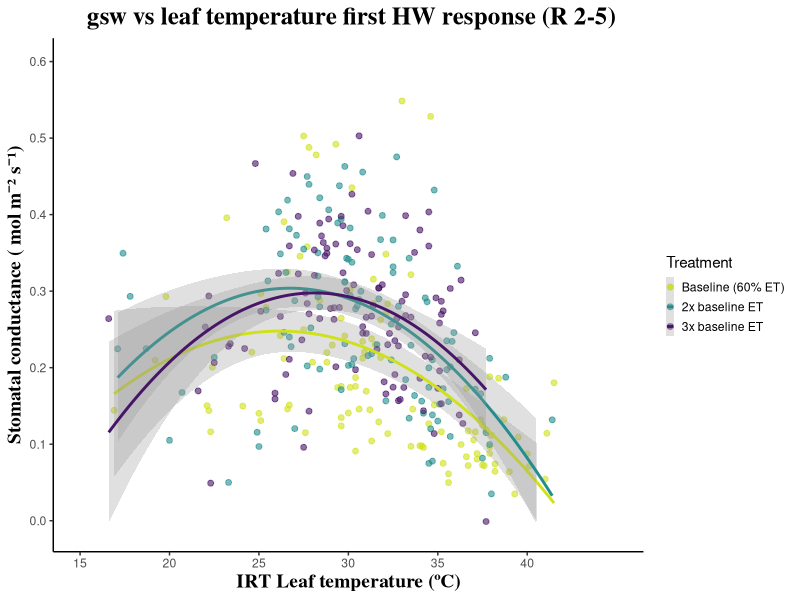
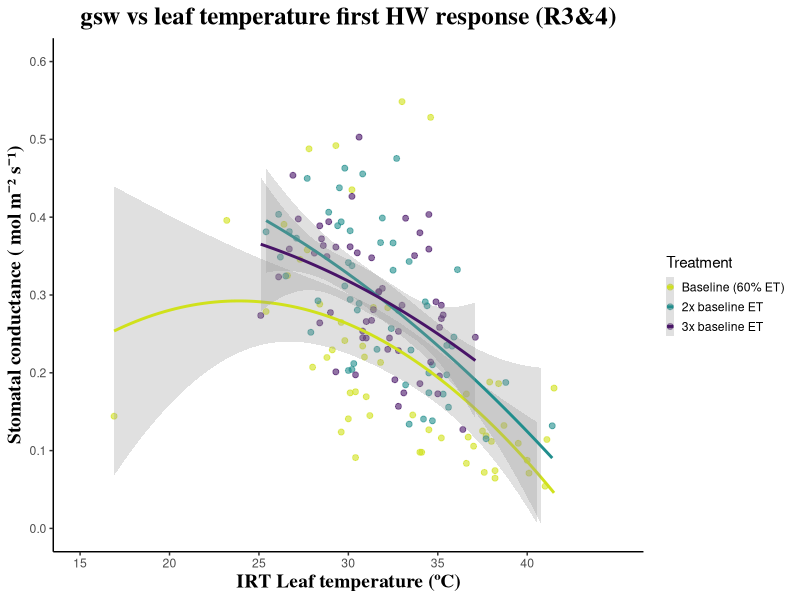
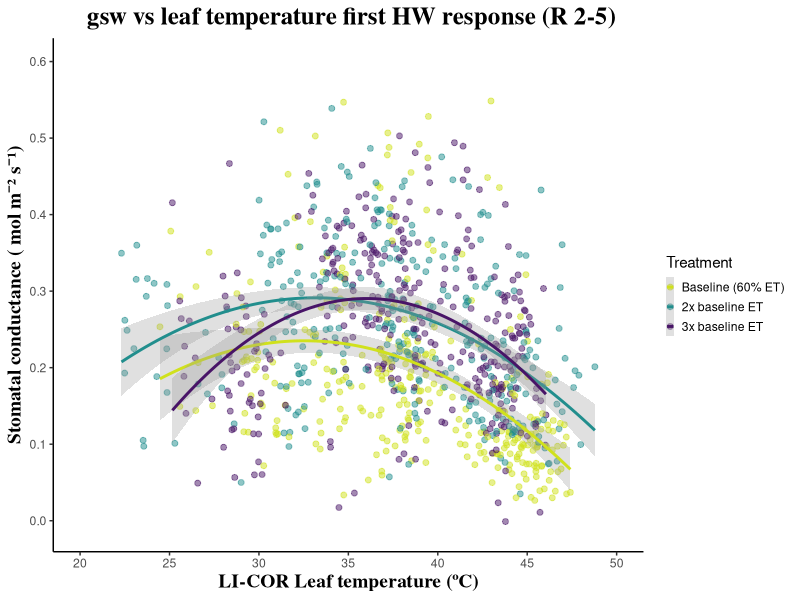
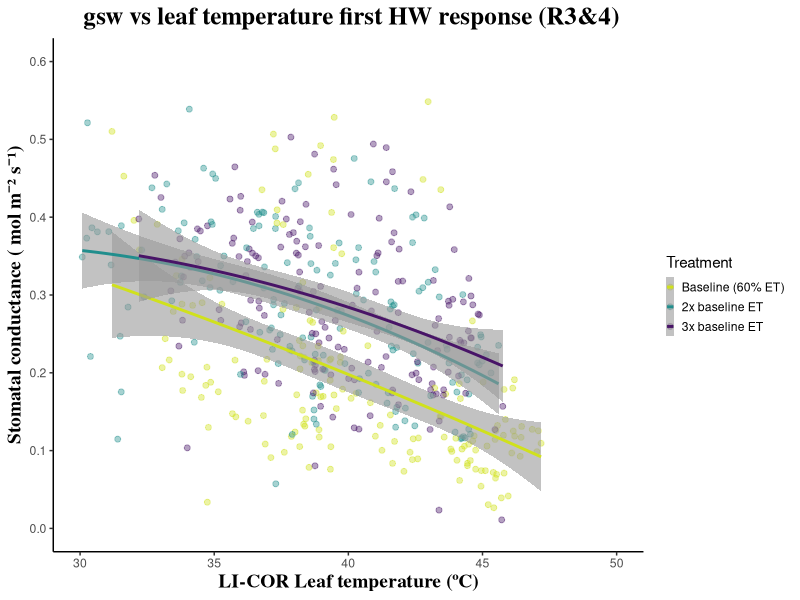

Generate these figures, in order, with R: (Note: this script raises an error after producing the figures.)
library(grDevices)
library(tidyverse)
library(lubridate)
library(ggplot2)

diurnals_borden_hills_2019 <-read.csv("data_output/diurnals_2019_old_and_new_blocks_cleaned_no_NAs.csv", header = TRUE)

diurnals_borden_hills_2019$round<-format(diurnals_borden_hills_2019$round)
diurnals_borden_hills_2019$round<-as.numeric(as.factor(diurnals_borden_hills_2019$round))

str(diurnals_borden_hills_2019$round)


str(diurnals_borden_hills_2019)

diurnals_2019_gsw_vs_leafT <- diurnals_borden_hills_2019 %>%
  mutate(time = hhmmss) %>%
  select(-hhmmss) %>%
  filter(!is.na(time)) %>%
  filter(!is.na(leaf_temp_C)) %>%
  filter(!leaf_temp_C == "-")


diurnals_2019_gsw_vs_leafT$time<- format(strptime(diurnals_2019_gsw_vs_leafT$time,"%H:%M:%S"), format = "%H:%M", tz = "UTC")

str(diurnals_2019_gsw_vs_leafT$time)



diurnals_2019_gsw_vs_leafT$datetime <- paste(diurnals_2019_gsw_vs_leafT$date, " ", diurnals_2019_gsw_vs_leafT$time, sep = "")

glimpse(diurnals_2019_gsw_vs_leafT) 

diurnals_2019_gsw_vs_leafT$datetime <- mdy_hm(diurnals_2019_gsw_vs_leafT$datetime, tz = "UTC")

str(diurnals_2019_gsw_vs_leafT)

tz(diurnals_2019_gsw_vs_leafT$datetime)

tz(diurnals_2019_gsw_vs_leafT$time)

diurnals_2019_gsw_vs_leafT$leaf_temp_C <- format(diurnals_2019_gsw_vs_leafT $leaf_temp_C)
diurnals_2019_gsw_vs_leafT$leaf_temp_C<-as.numeric(diurnals_2019_gsw_vs_leafT$leaf_temp_C)

str(diurnals_2019_gsw_vs_leafT$datetime)

str(diurnals_2019_gsw_vs_leafT$leaf_temp_C)


####Plotting  gsw vs IRT leaf T FISRT HW round 2-5 ####

diurnals_2019_gsw_vs_leafT_first_HW<- diurnals_2019_gsw_vs_leafT %>%
  filter(!is.na(leaf_temp_C)) %>%
  select(datetime, day, leaf_temp_C, gsw, pixel_number, round, treatment, Rep, BH_Leaf, BH_Block, BH_Vine) %>%
  filter(day < 215) %>%
  filter(day > 205)

write.csv(diurnals_2019_gsw_vs_leafT_first_HW,"data_output/diurnals_2019_gsw_vs_leafT_first_HW")

str(diurnals_2019_gsw_vs_leafT_first_HW$leaf_temp_C)

se <- function(x) sqrt(var(x)/length(x))


diurnals_2019_gsw_vs_leafT_first_HW$treatment<-format(diurnals_2019_gsw_vs_leafT_first_HW$treatment)
as.character(diurnals_2019_gsw_vs_leafT_first_HW$treatment)

diurnals_2019_gsw_vs_leafT_first_HW$treatment<- reorder(diurnals_2019_gsw_vs_leafT_first_HW$treatment, diurnals_2019_gsw_vs_leafT_first_HW$leaf_temp_C)

str(diurnals_2019_gsw_vs_leafT_first_HW$treatment)

diurnals_2019_gsw_vs_leafT_first_HW$Rep<-format(diurnals_2019_gsw_vs_leafT_first_HW$Rep)
as.character(diurnals_2019_gsw_vs_leafT_first_HW$Rep)

str(diurnals_2019_gsw_vs_leafT_first_HW$treatment)
diurnals_2019_gsw_vs_leafT_first_HW$treatment<-format(diurnals_2019_gsw_vs_leafT_first_HW$treatment)
as.character(diurnals_2019_gsw_vs_leafT_first_HW$treatment)

## Plot first HW RESPONSE
gsw_vs_leafT_IRT_first_HW <-ggplot(diurnals_2019_gsw_vs_leafT_first_HW, aes(leaf_temp_C, gsw, group = treatment, color = treatment)) +
  geom_point(alpha =0.6, size = 1.7 ) + 
  stat_smooth(aes(y = gsw, group = treatment, color = treatment),method = "lm", formula = y ~ x + I(x^2), size = 1, alpha =0.3) +
  theme_classic() +
  scale_colour_viridis_d(direction = -1, begin = 0.05, end = 0.93, name = "Treatment", labels = c("Baseline (60% ET)", "2x baseline ET", "3x baseline ET"))+
  ylab ("Stomatal conductance ( mol m⁻² s⁻¹)") +
  ggtitle( " gsw vs leaf temperature first HW response (R 2-5)") +
  theme(plot.title = element_text(hjust = 0.5, size = 18, face = "bold", family = "serif")) +
  xlab("IRT Leaf temperature (ºC)") +
  theme(axis.title.y = element_text(size=14, face = "bold", family = "serif")) +
  theme(axis.title.x = element_text(size=14,face = "bold", family = "serif")) +
  theme(legend.key.size = unit (0.5, "cm")) +
  theme(legend.key.width = unit(0.2,"cm"))+
  theme(legend.justification = "center")+
  theme(legend.position = "right") +
  theme(legend.title.align = 0)+
  scale_x_continuous(breaks=seq(15,40,5), limits = c (15,45)) +
  scale_y_continuous(breaks=seq(0,0.6,0.1), limits = c (-0.01,0.6))

ggsave(gsw_vs_leafT_IRT_first_HW, filename = "figures/gsw_vs_leafT_IRT_first_HW.pdf", device = cairo_pdf, 
       width = 8, height = 6)
####Plotting  A vs IRT leaf T FISRT HW round 3-4 ####

diurnals_2019_gsw_vs_leafT_first_HW_R_3_4<- diurnals_2019_gsw_vs_leafT %>%
  filter(!is.na(leaf_temp_C)) %>%
  select(datetime, day, leaf_temp_C, gsw, pixel_number, round, treatment, Rep, BH_Leaf, BH_Block, BH_Vine) %>%
  filter(day < 215) %>%
  filter(day > 205) %>%
  filter(round > 2 ) %>%
  filter(round < 5)


str(diurnals_2019_gsw_vs_leafT_first_HW_R_3_4$leaf_temp_C)

diurnals_2019_gsw_vs_leafT_first_HW_R_3_4$treatment<-format(diurnals_2019_gsw_vs_leafT_first_HW_R_3_4$treatment)
as.character(diurnals_2019_gsw_vs_leafT_first_HW_R_3_4$treatment)

diurnals_2019_gsw_vs_leafT_first_HW_R_3_4$treatment<- reorder(diurnals_2019_gsw_vs_leafT_first_HW_R_3_4$treatment, diurnals_2019_gsw_vs_leafT_first_HW_R_3_4$leaf_temp_C)

str(diurnals_2019_gsw_vs_leafT_first_HW_R_3_4$treatment)

diurnals_2019_gsw_vs_leafT_first_HW_R_3_4$Rep<-format(diurnals_2019_gsw_vs_leafT_first_HW_R_3_4$Rep)
as.character(diurnals_2019_gsw_vs_leafT_first_HW_R_3_4$Rep)

str(diurnals_2019_gsw_vs_leafT_first_HW_R_3_4$treatment)


diurnals_2019_gsw_vs_leafT_first_HW_R_3_4$treatment<-format(diurnals_2019_gsw_vs_leafT_first_HW_R_3_4$treatment)
as.character(diurnals_2019_gsw_vs_leafT_first_HW_R_3_4$treatment)


## Plot first HW RESPONSE
gsw_vs_leafT_IRT_first_HW_r_3_4 <-ggplot(diurnals_2019_gsw_vs_leafT_first_HW_R_3_4, aes(leaf_temp_C, gsw, group = treatment, color = treatment)) +
  geom_point(alpha =0.6, size = 1.7 ) + 
  stat_smooth(aes(y = gsw, group = treatment, color = treatment),method = "lm", formula = y ~ x + I(x^2), size = 1, alpha =0.3) +
  theme_classic() +
  scale_colour_viridis_d(direction = -1, begin = 0.05, end = 0.93, name = "Treatment", labels = c("Baseline (60% ET)", "2x baseline ET", "3x baseline ET"))+
  ylab ("Stomatal conductance ( mol m⁻² s⁻¹)") +
  ggtitle("gsw vs leaf temperature first HW response (R3&4)") +
  theme(plot.title = element_text(hjust = 0.5, size = 18, face = "bold", family = "serif")) +
  xlab("IRT Leaf temperature (ºC)") +
  theme(axis.title.y = element_text(size=14, face = "bold", family = "serif")) +
  theme(axis.title.x = element_text(size=14,face = "bold", family = "serif")) +
  theme(legend.key.size = unit (0.5, "cm")) +
  theme(legend.key.width = unit(0.2,"cm"))+
  theme(legend.justification = "center")+
  theme(legend.position = "right") +
  theme(legend.title.align = 0)+
  scale_x_continuous(breaks=seq(15,40,5), limits = c (15,45)) +
  scale_y_continuous(breaks=seq(0,0.6,0.1), limits = c (0,0.6))

ggsave(gsw_vs_leafT_IRT_first_HW_r_3_4, filename = "figures/gsw_vs_leafT_IRT_first_HW_r_3_4.pdf", device = cairo_pdf, 
       width = 8, height = 6)

####Plotting  A vs LICOR leaf T FISRT HW round 2-5 ####

diurnals_2019_gsw_vs_leafT_licor_first_HW_r_2_5<- diurnals_borden_hills_2019 %>%
  filter(!is.na(Tleaf)) %>%
  select( day, Tleaf, gsw, pixel_number, round, treatment, Rep, BH_Leaf, BH_Block, BH_Vine) %>%
  filter(day < 215) %>%
  filter(day > 205) %>%
  filter(round > 1)

str(diurnals_2019_gsw_vs_leafT_licor_first_HW_r_2_5$Tleaf)


diurnals_2019_gsw_vs_leafT_licor_first_HW_r_2_5$treatment<-format(diurnals_2019_gsw_vs_leafT_licor_first_HW_r_2_5$treatment)
as.character(diurnals_2019_gsw_vs_leafT_licor_first_HW_r_2_5$treatment)

diurnals_2019_gsw_vs_leafT_licor_first_HW_r_2_5$treatment<- reorder(diurnals_2019_gsw_vs_leafT_licor_first_HW_r_2_5$treatment, diurnals_2019_gsw_vs_leafT_licor_first_HW_r_2_5$Tleaf)

str(diurnals_2019_gsw_vs_leafT_licor_first_HW_r_2_5$treatment)

diurnals_2019_gsw_vs_leafT_licor_first_HW_r_2_5$Rep<-format(diurnals_2019_gsw_vs_leafT_licor_first_HW_r_2_5$Rep)
as.character(diurnals_2019_gsw_vs_leafT_licor_first_HW_r_2_5$Rep)

diurnals_2019_gsw_vs_leafT_licor_first_HW_r_2_5$treatment<-format(diurnals_2019_gsw_vs_leafT_licor_first_HW_r_2_5$treatment)
as.character(diurnals_2019_gsw_vs_leafT_licor_first_HW_r_2_5$treatment)

str(diurnals_2019_gsw_vs_leafT_licor_first_HW_r_2_5$treatment)


## Plot first HW RESPONSE
gsw_vs_leafT_licor_first_HW_r_2_5 <-ggplot(diurnals_2019_gsw_vs_leafT_licor_first_HW_r_2_5, aes(Tleaf, gsw, group = treatment, color = treatment)) +
  geom_point(alpha =0.5, size = 1.7 ) + 
  stat_smooth(aes(y = gsw, group = treatment, color = treatment),method = "lm", formula = y ~ x + I(x^2), size = 1, alpha =0.3) +
  theme_classic() +
  scale_colour_viridis_d(direction = -1, begin = 0.05, end = 0.93, name = "Treatment", labels = c("Baseline (60% ET)", "2x baseline ET", "3x baseline ET"))+
  ylab ("Stomatal conductance ( mol m⁻² s⁻¹)") +
  ggtitle( " gsw vs leaf temperature first HW response (R 2-5)") +
  theme(plot.title = element_text(hjust = 0.5, size = 18, face = "bold", family = "serif")) +
  xlab("LI-COR Leaf temperature (ºC)") +
  theme(axis.title.y = element_text(size=14, face = "bold", family = "serif")) +
  theme(axis.title.x = element_text(size=14,face = "bold", family = "serif")) +
  theme(legend.key.size = unit (0.5, "cm")) +
  theme(legend.key.width = unit(0.2,"cm"))+
  theme(legend.justification = "center")+
  theme(legend.position = "right") +
  theme(legend.title.align = 0)+
  scale_x_continuous(breaks=seq(20,50,5), limits = c (20,50)) +
  scale_y_continuous(breaks=seq(0,0.6,0.1), limits = c (-0.01,0.6))

ggsave(gsw_vs_leafT_licor_first_HW_r_2_5, filename = "figures/gsw_vs_leafT_licor_first_HW_r_2_5.pdf", device = cairo_pdf, 
       width = 8, height = 6)


####Plotting  gsw vs LICOR leaf T FISRT HW round 3-4 ####

diurnals_2019_gsw_vs_leafT_licor_first_HW_r_3_4<- diurnals_borden_hills_2019 %>%
  filter(!is.na(Tleaf)) %>%
  select( day, Tleaf, gsw, pixel_number, round, treatment, Rep, BH_Leaf, BH_Block, BH_Vine) %>%
  filter(day < 215) %>%
  filter(day > 205) %>%
  filter(round > 2) %>%
  filter(round < 5)

str(diurnals_2019_gsw_vs_leafT_licor_first_HW_r_3_4$Tleaf)


diurnals_2019_gsw_vs_leafT_licor_first_HW_r_3_4$treatment<-format(diurnals_2019_gsw_vs_leafT_licor_first_HW_r_3_4$treatment)
as.character(diurnals_2019_gsw_vs_leafT_licor_first_HW_r_3_4$treatment)

diurnals_2019_gsw_vs_leafT_licor_first_HW_r_3_4$treatment<- reorder(diurnals_2019_gsw_vs_leafT_licor_first_HW_r_3_4$treatment, diurnals_2019_gsw_vs_leafT_licor_first_HW_r_3_4$Tleaf)

str(diurnals_2019_gsw_vs_leafT_licor_first_HW_r_3_4$treatment)

diurnals_2019_gsw_vs_leafT_licor_first_HW_r_3_4$Rep<-format(diurnals_2019_gsw_vs_leafT_licor_first_HW_r_3_4$Rep)
as.character(diurnals_2019_gsw_vs_leafT_licor_first_HW_r_3_4$Rep)

diurnals_2019_gsw_vs_leafT_licor_first_HW_r_3_4$treatment<-format(diurnals_2019_gsw_vs_leafT_licor_first_HW_r_3_4$treatment)
as.character(diurnals_2019_gsw_vs_leafT_licor_first_HW_r_3_4$treatment)

str(diurnals_2019_gsw_vs_leafT_licor_first_HW_r_3_4$treatment)


## Plot first HW RESPONSE
gsw_vs_leafT_licor_first_HW_r_3_4 <-ggplot(diurnals_2019_gsw_vs_leafT_licor_first_HW_r_3_4, aes(Tleaf, gsw, group = treatment, color = treatment)) +
  geom_point(alpha =0.4, size = 1.7 ) + 
  stat_smooth(aes(y = gsw, group = treatment, color = treatment),method = "lm", formula = y ~ x + I(x^2), size = 1, alpha =0.6) +
  theme_classic() +
  scale_colour_viridis_d(direction = -1, begin = 0.05, end = 0.93, name = "Treatment", labels = c("Baseline (60% ET)", "2x baseline ET", "3x baseline ET"))+
  ylab ("Stomatal conductance ( mol m⁻² s⁻¹)") +
  ggtitle( " gsw vs leaf temperature first HW response (R3&4)") +
  theme(plot.title = element_text(hjust = 0.5, size = 18, face = "bold", family = "serif")) +
  xlab("LI-COR Leaf temperature (ºC)") +
  theme(axis.title.y = element_text(size=14, face = "bold", family = "serif")) +
  theme(axis.title.x = element_text(size=14,face = "bold", family = "serif")) +
  theme(legend.key.size = unit (0.5, "cm")) +
  theme(legend.key.width = unit(0.2,"cm"))+
  theme(legend.justification = "center")+
  theme(legend.position = "right") +
  theme(legend.title.align = 0)+
  scale_x_continuous(breaks=seq(30,50,5), limits = c (30,50)) +
  scale_y_continuous(breaks=seq(0,0.6,0.1), limits = c (0,0.6))

ggsave(gsw_vs_leafT_licor_first_HW_r_3_4, filename = "figures/gsw_vs_leafT_licor_first_HW_r_3_4.pdf", device = cairo_pdf, 
       width = 8, height = 6)
#### pLOTTING WITH AVERAGE temp LICOR and A per vine !!!! ####


diurnals_2019_gsw_vs_leafT_licor_first_HW_r_2_5<- diurnals_borden_hills_2019 %>%
  filter(!is.na(Tleaf)) %>%
  select( day, Tleaf, gsw, pixel_number, round, treatment, Rep, BH_Leaf, BH_Block, BH_Vine) %>%
  filter(day < 215) %>%
  filter(day > 205) %>%
  filter(round > 1)

str(diurnals_2019_gsw_vs_leafT_licor_first_HW_r_2_5$Tleaf)


diurnals_2019_gsw_vs_leafT_licor_first_HW_r_2_5$treatment<-format(diurnals_2019_gsw_vs_leafT_licor_first_HW_r_2_5$treatment)
as.character(diurnals_2019_gsw_vs_leafT_licor_first_HW_r_2_5$treatment)

diurnals_2019_gsw_vs_leafT_licor_first_HW_r_2_5$treatment<- reorder(diurnals_2019_gsw_vs_leafT_licor_first_HW_r_2_5$treatment, diurnals_2019_gsw_vs_leafT_licor_first_HW_r_2_5$Tleaf)

str(diurnals_2019_gsw_vs_leafT_licor_first_HW_r_2_5$treatment)

diurnals_2019_gsw_vs_leafT_licor_first_HW_r_2_5$Rep<-format(diurnals_2019_gsw_vs_leafT_licor_first_HW_r_2_5$Rep)
as.character(diurnals_2019_gsw_vs_leafT_licor_first_HW_r_2_5$Rep)

diurnals_2019_gsw_vs_leafT_licor_first_HW_r_2_5$treatment<-format(diurnals_2019_gsw_vs_leafT_licor_first_HW_r_2_5$treatment)
as.character(diurnals_2019_gsw_vs_leafT_licor_first_HW_r_2_5$treatment)

str(diurnals_2019_gsw_vs_leafT_licor_first_HW_r_2_5$treatment)


diurnals_2019_gsw_vs_leafT_licor_first_HW_r_2_5_avg <-diurnals_2019_gsw_vs_leafT_licor_first_HW_r_2_5 %>%
  group_by(treatment,pixel_number,BH_Vine, BH_Block, day, round) %>%
  summarize(avg_gsw = mean(gsw), avg_Tleaf = mean(Tleaf))

## Plot first HW RESPONSE

gsw_vs_leafT_licor_first_HW_r_2_5_avg <-ggplot(diurnals_2019_gsw_vs_leafT_licor_first_HW_r_2_5_avg, aes(avg_Tleaf, avg_gsw, group = treatment, color = treatment)) +
  geom_point(alpha =0.5, size = 1.7 ) + 
  stat_smooth(aes(y = avg_gsw, group = treatment, color = treatment),method = "lm", formula = y ~ x + I(x^2), size = 1, alpha =0.3) +
  stat_regline_equation(
    aes(label =  paste(..eq.label.., ..adj.rr.label.., sep = "~")),
    formula = y ~ x + I(x^2), size = 3.5
  ) +
  theme_classic() +
  scale_color_manual(values = c("springgreen4", "darkorange1", "dodgerblue2"), name = "Treatment", labels = c("Baseline (60% ET)", "2x baseline ET", "3x baseline ET")) +
  ylab ("gsw (mol m⁻² s⁻¹)") +
  ggtitle( " gsw vs leaf temperature first HW response (R 2-5/vine)") +
  theme(plot.title = element_text(hjust = 0.5, size = 18, face = "bold", family = "serif")) +
  xlab("LI-COR Leaf temperature (ºC)") +
  theme(axis.title.y = element_text(size=14, face = "bold", family = "serif")) +
  theme(axis.title.x = element_text(size=14,face = "bold", family = "serif")) +
  theme(legend.key.size = unit (0.5, "cm")) +
  theme(legend.key.width = unit(0.2,"cm"))+
  theme(legend.justification = "center")+
  theme(legend.position = "right") +
  theme(legend.title.align = 0)+
  scale_x_continuous(breaks=seq(20,50,5), limits = c (20,50)) +
  scale_y_continuous(breaks=seq(0,0.6,0.1), limits = c (0,0.6))

ggsave(gsw_vs_leafT_licor_first_HW_r_2_5_avg, filename = "figures/gsw_vs_leafT_licor_first_HW_r_2_5_avg.pdf", device = cairo_pdf, 
       width = 8, height = 6)
